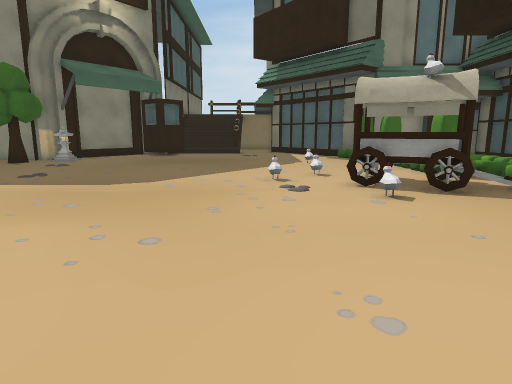
view 1 (above)

21 first-person views from a walk through a Unity game level. The camera is 1.4 m above the floor, tilts 10° down and sees 75° across. The floor is counted in squares, 1 m on a side. Each view is taken from the middle of a square. On the plan, view 1 faces up. The plan holds only what a view shows up to about 15 squares ahead; the rest is blank. The place goes on beyond the plan. The player is left out. Some surface patterns are stand-ins.

view 2
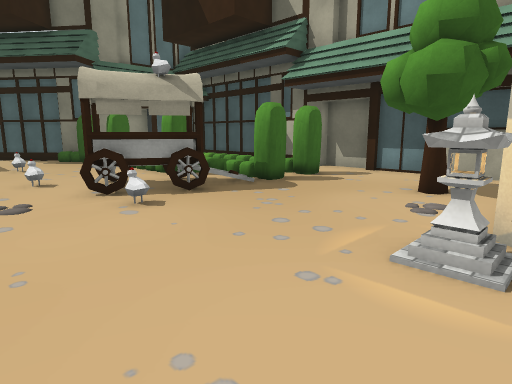

view 3
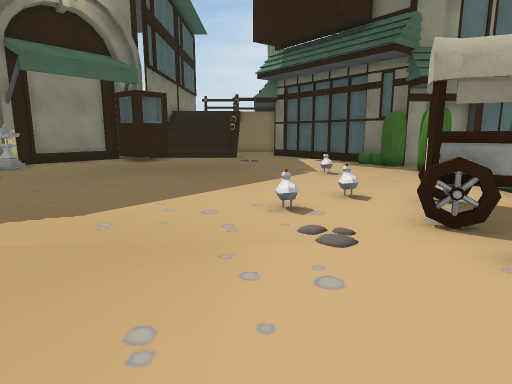

view 4
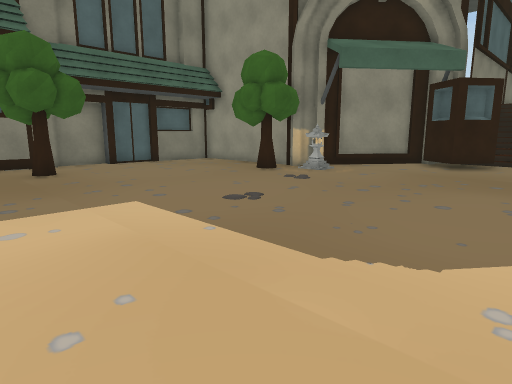

view 5
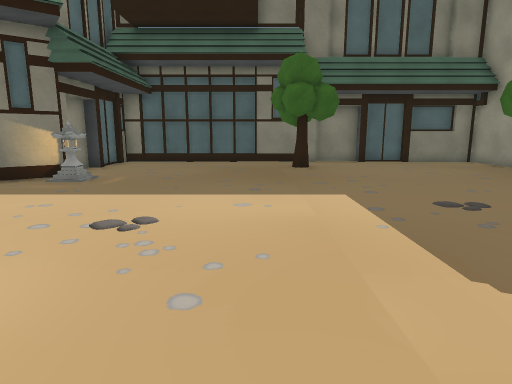

view 6
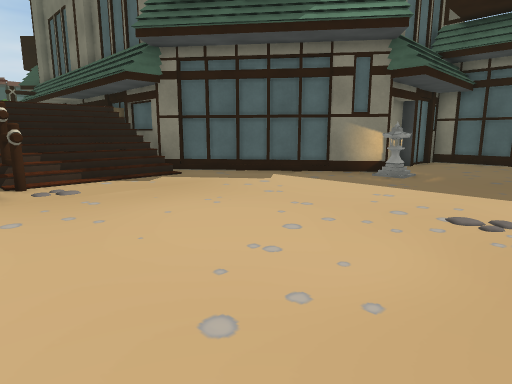

view 7
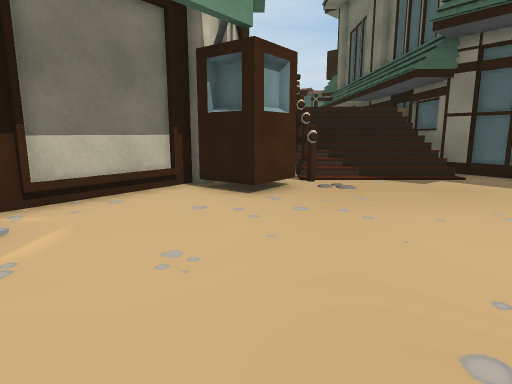

view 8
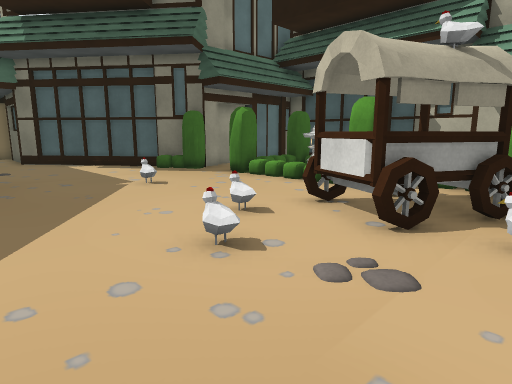

view 9
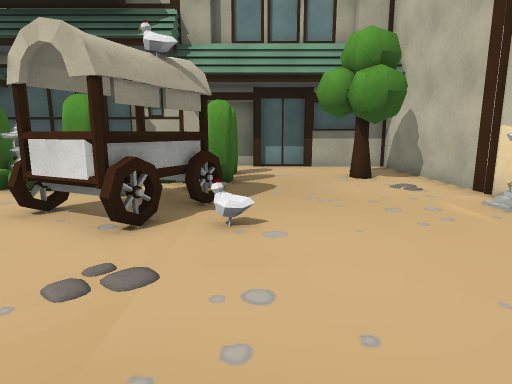

view 10
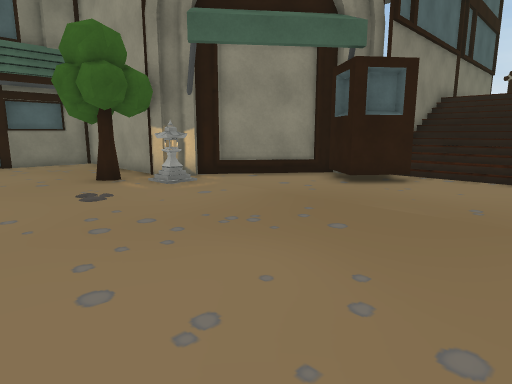

view 11
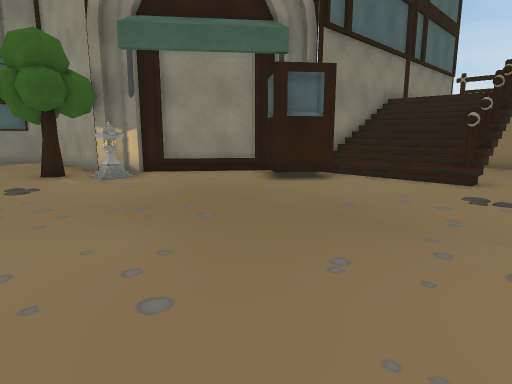

view 12
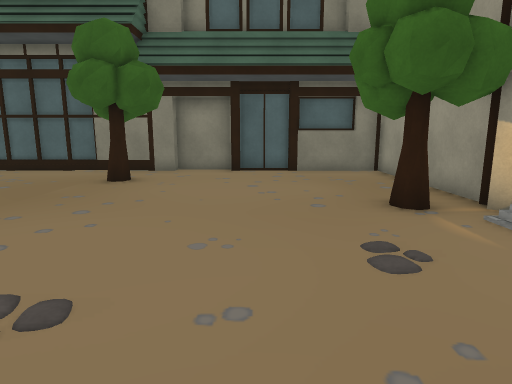

view 13
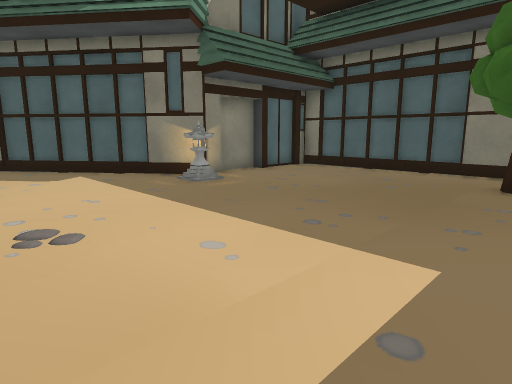

view 14
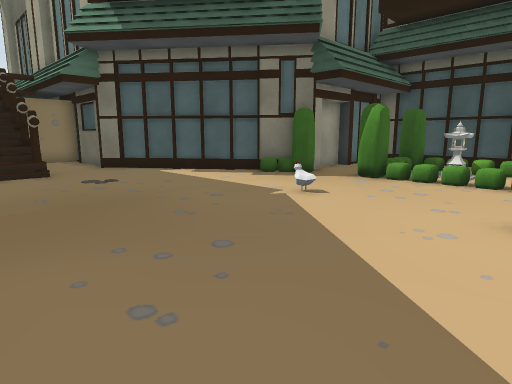

view 15
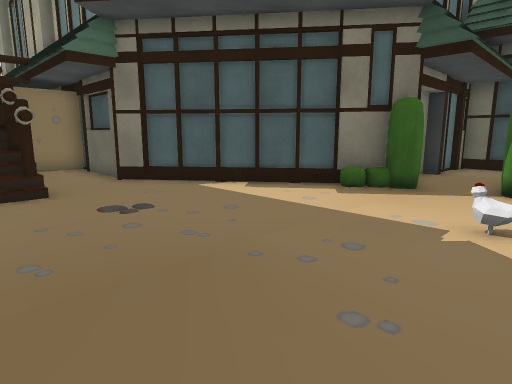

view 16
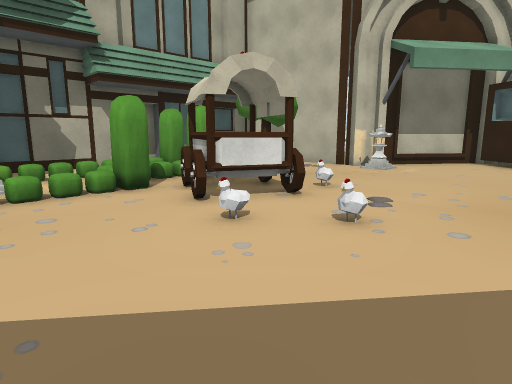

view 17
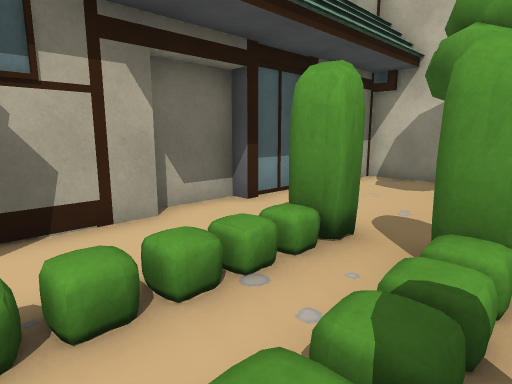

view 18
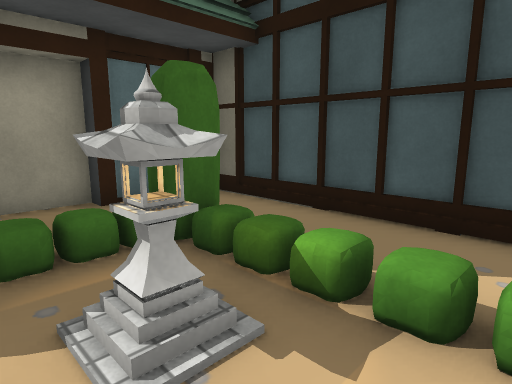

view 19
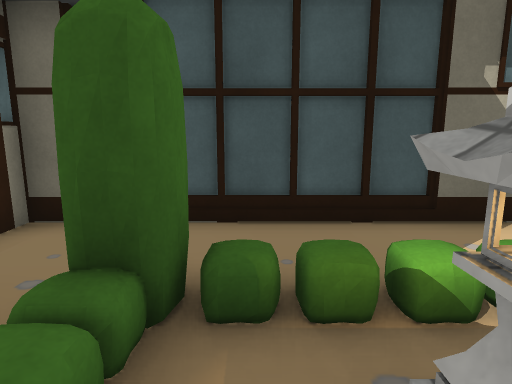

view 20
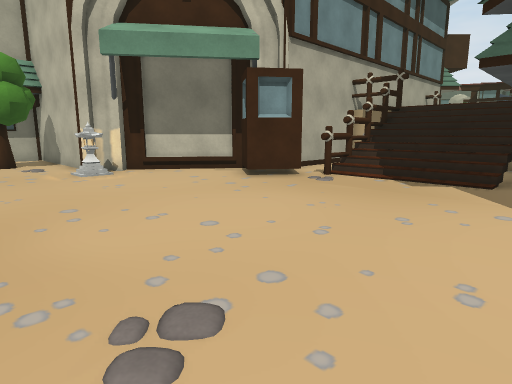

view 21
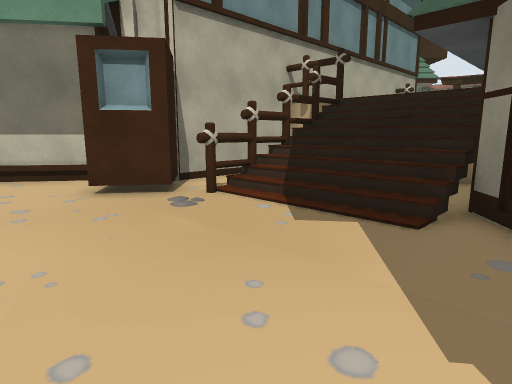

### Floor plan
Points are (right, up) in squares from view 1. A wall is a line through its corners. A room is listed if a view was taken in it or the views show most of it. See-through windows are left out.
Room 1 (views 1, 2, 3, 4, 5, 6, 7, 8, 9, 10, 11, 12, 13, 14, 15, 16, 17, 18, 19, 20, 21)
walls: (-10.8, 17.7) (-11.1, 17.3); (-10.8, 18.4) (-11.3, 17.9); (-11.6, 17.6) (-17.5, 17.6) (-17.5, 14.1); (5, 1.4) (5.2, 1.8) (5.5, 1.6) (12.1, 1.6) (12.1, 5); (-9.5, 19.8) (-10.1, 19); (4.4, 0.7) (4.7, 1); (4.8, 0.7) (5.3, 1.3); (-4.6, 22.2) (-5.8, 20.6) (-7.3, 21.8); (5.9, 18.9) (4.5, 20.7); (-11.8, 0.9) (-10.4, -0.9); (6.1, 19) (5.7, 19.5); (3.5, -1.1) (4.3, 0); (-7.7, 22.1) (-8.2, 21.5); (5.3, 20) (1.8, 24.5); (7.2, 18.6) (6.5, 18.6); (-10.7, -0.9) (-7.2, -5.3); (-7.7, 22.5) (-10.6, 18.7) (-10.2, 18.4) (-10.5, 18.1); (-10, -1.4) (-9.4, -2.2); (-12.8, 0.6) (-12, 0.6); (-9.2, -2.4) (-6.5, -6); (2, -3) (2.4, -2.5); (1.5, -3.3) (1.8, -3.5) (4.8, 0.4); (-17.5, 10) (-17.5, 0.9); (0.4, -4.2) (-1.1, -3.1) (0, -1.6) (1.5, -2.7); (-17.5, 12.5) (-17.5, 12); (1.9, 24.1) (1.1, 25.1); (-17.8, 7) (-17.8, 6); (-18, 12.1) (-18, 10); (9.7, 18.6) (9.4, 18.6); (-17.8, 5.9) (-17.8, 1.4); (9.4, 19.1) (7.7, 19.1); (-17.8, 14.2) (-17.8, 12.4); (-14.8, 0.1) (-13, 0.1); (12.3, 12.1) (12.3, 17.7); (1.3, 25.5) (1.3, 27.5); (12.3, 4.9) (12.3, 7.1) (12.6, 7.1) (12.6, 9.2) (12.1, 9.2) (12.1, 18.6); (-17.8, 16.7) (-17.8, 14.5); (-6.7, -6.1) (-6.7, -7.5); (-16.9, 0.4) (-15.3, 0.4); (12.3, 2.7) (12.3, 4.6); (1.6, 26.4) (1.6, 27.5); (11.6, 18.8) (9.7, 18.8); (-6.1, 27.1) (-6.1, 24.2); (0.7, -7.5) (0.7, -4.4)
low walls: (-8.4, 21.2) (-9, 20.5); (4, 21.4) (3.5, 22); (2.5, -2.4) (3.2, -1.5); (3.1, 22.5) (2.8, 22.9); (2.4, 23.4) (2, 23.9)
objects: other object (-15, 9); other object (-12, 16) to (-11, 16); other object (-11, 1) to (-11, 2); other object (-10, 17) to (-10, 18); other object (-2, -7) to (-2, -6); other object (-2, -5); other object (-2, -4); other object (-1, 23); other object (-1, 24); other object (-1, 25); other object (-1, 26); other object (-1, 27); other object (1, 10); other object (2, 12); other object (3, 8); other object (3, 8) to (6, 11); other object (3, 16); other object (4, 2); other object (6, 11) to (7, 12); other object (6, 16) to (7, 16); other object (6, 18); other object (7, 8) to (8, 8); other object (8, 3) to (9, 4); other object (8, 14); other object (9, 8) to (10, 8); other object (9, 16) to (10, 16)

Positions as (right, up) in squares from view 1, and headings:
1: (0, 0), facing up
2: (0, 1), facing up-right
3: (0, 4), facing up
4: (-2, 6), facing up-left
5: (-1, 7), facing left
6: (0, 6), facing down-left
7: (0, 6), facing down
8: (-2, 7), facing up-right
9: (-2, 7), facing right
10: (-1, 12), facing up-left
11: (1, 13), facing up-left
12: (-5, 13), facing left
13: (-5, 10), facing down-left
14: (-4, 11), facing up-right
15: (-3, 15), facing up-right
16: (-2, 15), facing down-right
17: (7, 12), facing down-right
18: (7, 12), facing up-right
19: (7, 15), facing right
20: (-8, 6), facing down-right
21: (-8, 1), facing down-right
